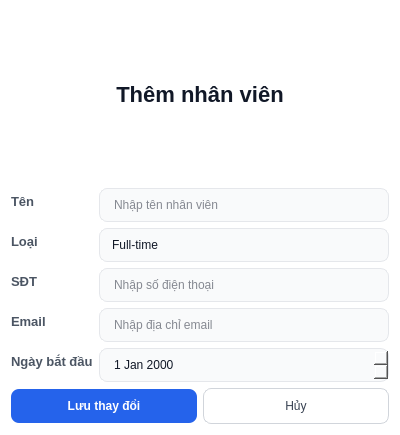
<?xml version="1.0" encoding="UTF-8"?>
<ui version="4.0">
 <class>Dialog</class>
 <widget class="QDialog" name="Dialog">
  <property name="geometry">
   <rect>
    <x>0</x>
    <y>0</y>
    <width>400</width>
    <height>435</height>
   </rect>
  </property>
  <property name="windowTitle">
   <string>Dialog</string>
  </property>
  <property name="styleSheet">
   <string notr="true">/* 1. Tổng thể Cửa sổ [cite: 492] */
QDialog {
    background-color: #ffffff;
    font-family: &quot;Inter&quot;, &quot;Segoe UI&quot;, sans-serif;
}

/* 2. Tiêu đề chính (Thêm nhân viên) [cite: 493-495] */
QLabel#lblTitleThemNV {
    font-size: 22px;
    font-weight: 800;
    color: #111827;
    padding-bottom: 5px;
}

/* 3. Nhãn thuộc tính trong Form [cite: 496-497] */
QLabel#lblTenNV, QLabel#lblLoaiNV, QLabel#lblSDTNV, 
QLabel#lblEmailNV, QLabel#lblNgayBatDau {
    font-size: 13px;
    font-weight: 600;
    color: #4b5563;
}

/* 4. Ô nhập liệu, ComboBox và DateEdit [cite: 498-501, 515] */
QLineEdit, QComboBox, QDateEdit {
    background-color: #f9fafb;
    border: 1px solid #e5e7eb;
    border-radius: 8px;
    padding: 8px 12px;
    color: #111827;
}

/* Hiệu ứng khi focus [cite: 502-503] */
QLineEdit:focus, QComboBox:focus, QDateEdit:focus {
    border: 2px solid #2563eb;
    background-color: #ffffff;
}

/* 5. Tùy chỉnh riêng cho DateEdit và ComboBox [cite: 508-509] */
QComboBox::drop-down, QDateEdit::drop-down {
    border: none;
    width: 30px;
}

QComboBox::down-arrow, QDateEdit::down-arrow {
    image: none;
    border-left: 5px solid transparent;
    border-right: 5px solid transparent;
    border-top: 5px solid #6b7280;
    margin-right: 10px;
}

/* 6. Nút bấm chức năng (Footer) [cite: 504-507, 516] */
QPushButton#btnLuu {
    background-color: #2563eb;
    color: #ffffff;
    font-weight: 700;
    border-radius: 8px;
    padding: 10px 24px;
}

QPushButton#btnLuu:hover {
    background-color: #1d4ed8;
}

QPushButton#btnHuy {
    background-color: #ffffff;
    color: #374151;
    border: 1px solid #d1d5db;
    border-radius: 8px;
    padding: 10px 24px;
}

QPushButton#btnHuy:hover {
    background-color: #f3f4f6;
}</string>
  </property>
  <layout class="QVBoxLayout" name="verticalLayout">
   <item>
    <widget class="QLabel" name="lblTitleThemNV">
     <property name="text">
      <string>Thêm nhân viên</string>
     </property>
     <property name="alignment">
      <set>Qt::AlignCenter</set>
     </property>
    </widget>
   </item>
   <item>
    <layout class="QFormLayout" name="formLayout">
     <item row="0" column="0">
      <widget class="QLabel" name="lblTenNV">
       <property name="text">
        <string>Tên</string>
       </property>
      </widget>
     </item>
     <item row="0" column="1">
      <widget class="QLineEdit" name="txtTenNV">
       <property name="placeholderText">
        <string>Nhập tên nhân viên</string>
       </property>
      </widget>
     </item>
     <item row="1" column="0">
      <widget class="QLabel" name="lblLoaiNV">
       <property name="text">
        <string>Loại</string>
       </property>
      </widget>
     </item>
     <item row="1" column="1">
      <widget class="QComboBox" name="cbLoaiNV">
       <item>
        <property name="text">
         <string>Full-time</string>
        </property>
       </item>
       <item>
        <property name="text">
         <string>Part-Time</string>
        </property>
       </item>
      </widget>
     </item>
     <item row="2" column="0">
      <widget class="QLabel" name="lblSDTNV">
       <property name="text">
        <string>SĐT</string>
       </property>
      </widget>
     </item>
     <item row="2" column="1">
      <widget class="QLineEdit" name="txtSDTNV">
       <property name="placeholderText">
        <string>Nhập số điện thoại</string>
       </property>
      </widget>
     </item>
     <item row="3" column="0">
      <widget class="QLabel" name="lblEmailNV">
       <property name="text">
        <string>Email</string>
       </property>
      </widget>
     </item>
     <item row="3" column="1">
      <widget class="QLineEdit" name="txtEmailNV">
       <property name="placeholderText">
        <string>Nhập địa chỉ email</string>
       </property>
      </widget>
     </item>
     <item row="4" column="0">
      <widget class="QLabel" name="lblNgayBatDau">
       <property name="text">
        <string>Ngày bắt đầu</string>
       </property>
      </widget>
     </item>
     <item row="4" column="1">
      <widget class="QDateEdit" name="deNgayBatDau"/>
     </item>
    </layout>
   </item>
   <item>
    <layout class="QHBoxLayout" name="horizontalLayout">
     <item>
      <widget class="QPushButton" name="btnLuu">
       <property name="text">
        <string>Lưu thay đổi</string>
       </property>
      </widget>
     </item>
     <item>
      <widget class="QPushButton" name="btnHuy">
       <property name="text">
        <string>Hủy</string>
       </property>
      </widget>
     </item>
    </layout>
   </item>
  </layout>
 </widget>
 <resources/>
 <connections/>
</ui>
